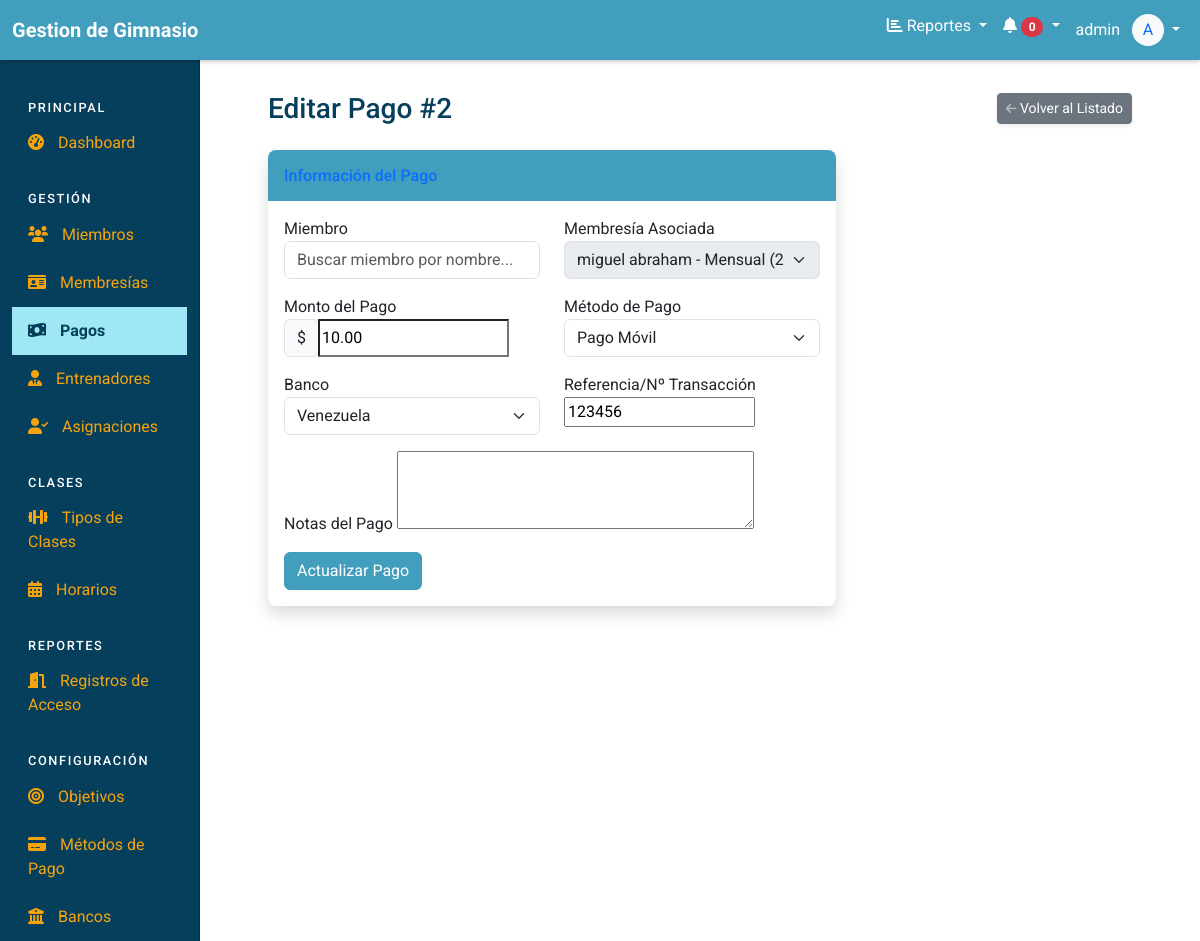
The app's page /pagos/2/editar/ (signed in), older data.
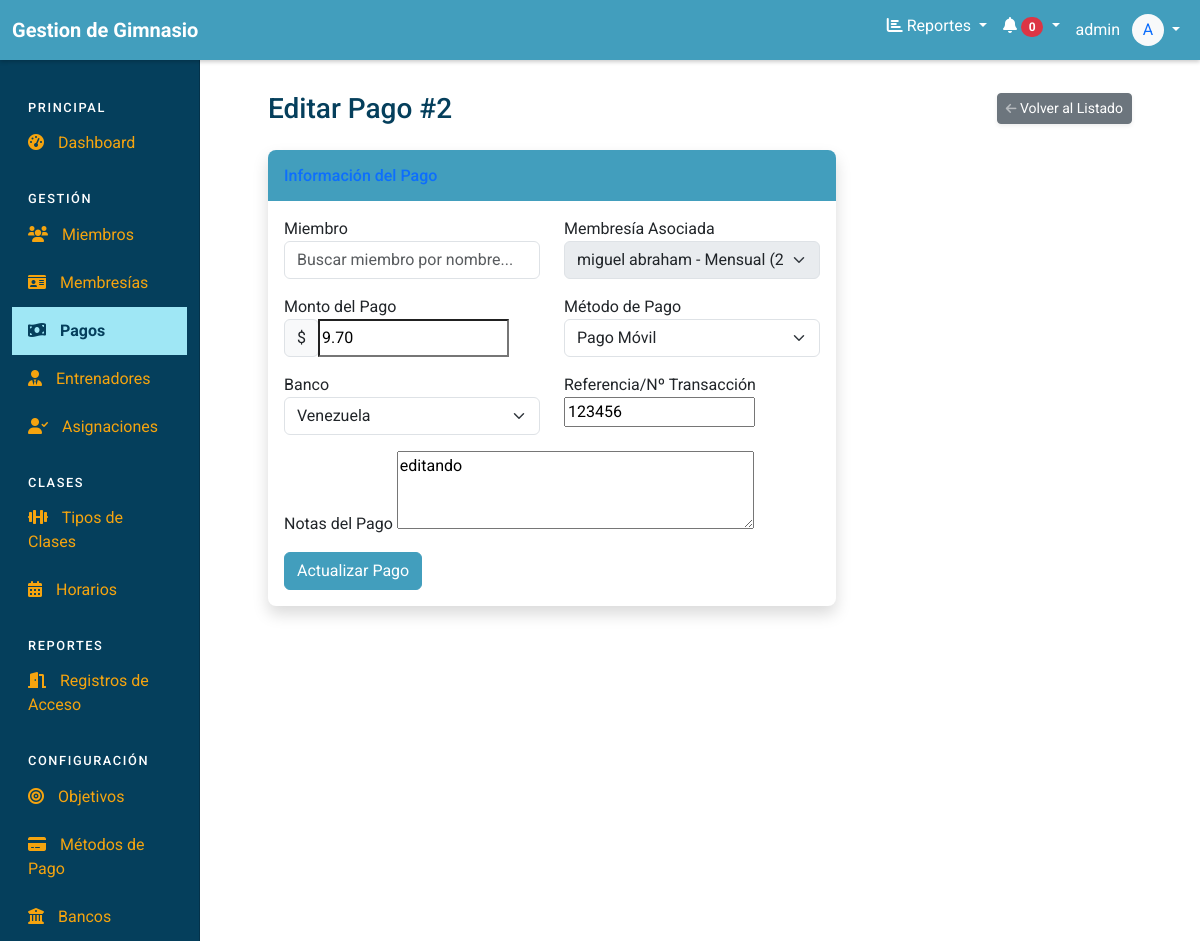
The same page, newer data.
### app_gimnasio/models.py (models this page shows, shortened)
class Pago(models.Model):
    membresia = models.ForeignKey(Membresia, on_delete=models.CASCADE, verbose_name="Membresía Asociada")
    miembro = models.ForeignKey(Miembro, on_delete=models.CASCADE, verbose_name="Miembro que Paga")
    fecha_pago = models.DateTimeField(auto_now_add=True, verbose_name="Fecha y Hora del Pago")
    monto = models.DecimalField(max_digits=10, decimal_places=2, verbose_name="Monto Pagado")
    metodo_pago = models.ForeignKey(MetodoPago, on_delete=models.PROTECT, verbose_name="Método de Pago")
    banco = models.ForeignKey(Banco, on_delete=models.SET_NULL, blank=True, null=True, verbose_name="Banco (Opcional)")
    referencia_pago = models.CharField(max_length=100, blank=True, null=True, verbose_name="Referencia/Nº Transacción")
    registrado_por = models.ForeignKey(User, on_delete=models.SET_NULL, null=True, blank=True, verbose_name="Registrado por Admin")
    notas = models.TextField(blank=True, null=True, verbose_name="Notas del Pago")
    class Meta:
        verbose_name = "Pago"
        verbose_name_plural = "Pagos"

### app_gimnasio/views_pago.py (the view)
# urls.py: path('pagos/<int:pk>/editar/', pago_update, name='pago_update'),
@login_required
def pago_update(request, pk):
    pago = get_object_or_404(Pago, pk=pk)
    if request.method == 'POST':
        form = PagoForm(request.POST, instance=pago)
        if form.is_valid():
            form.save()
            membresia = pago.membresia
            total_pagado = Pago.objects.filter(membresia=membresia).aggregate(total=Sum('monto'))['total'] or 0
            if total_pagado >= membresia.precio_pagado:
                membresia.estado_pago = 'Pagado'
            elif total_pagado > 0:
                membresia.estado_pago = 'Parcial'
            else:
                membresia.estado_pago = 'Pendiente'
            membresia.save()
            messages.success(request, f'Pago actualizado exitosamente.')
            return redirect('app_gimnasio:pago_detail', pk=pago.pk)
    else:
        form = PagoForm(instance=pago)
    context = {
        'form': form,
        'pago': pago
    }
    return render(request, 'app_gimnasio/pago_form.html', context)

### app_gimnasio/models.py (called while the page is built)
    def __str__(self):
        return self.nombre

    def __str__(self):
        return self.nombre

    def __str__(self):
        return self.nombre

    def __str__(self):
        return f"{self.nombre} {self.apellido}"

    def __str__(self):
        return f"{self.miembro} - {self.tipo_membresia} ({self.fecha_inicio} al {self.fecha_vencimiento})"

### app_gimnasio/templates/app_gimnasio/pago_form.html (shortened to what this page needs)
{% extends 'app_gimnasio/base.html' %}
{% load static %}
{% block content %}
<div class="container-fluid">
    <div class="d-sm-flex align-items-center justify-content-between mb-4">
        <h1 class="h3 mb-0 text-gray-800">
            {% if form.instance.pk %}
                Editar Pago #{{ form.instance.pk }}
            {% else %}
                Registrar Nuevo Pago
            {% endif %}
        </h1>
        <a href="{% url 'app_gimnasio:pago_list' %}" class="d-none d-sm-inline-block btn btn-sm btn-secondary shadow-sm">
             Volver al Listado
        </a>
    </div>
    <div class="row">
        <div class="col-lg-8">
            <div class="card shadow mb-4">
                <div class="card-header py-3">
                    <h6 class="m-0 font-weight-bold text-primary">
                        {% if form.instance.pk %}
                            Información del Pago
                        {% else %}
                            Datos del Pago
                        {% endif %}
                    </h6>
                </div>
                <div class="card-body">
                    <form method="post" id="pagoForm">
                        <div class="row">
                            <div class="col-md-6 mb-3 position-relative">
                                <label for="id_miembro_autocomplete">Miembro</label>
                                <input type="text" name="miembro_autocomplete" id="id_miembro_autocomplete" class="form-control" autocomplete="off" placeholder="Buscar miembro por nombre...">
                            </div>
                            <div class="col-md-6 mb-3">
                                <label for="{{ form.membresia.id_for_label }}">{{ form.membresia.label }}</label>
                                {{ form.membresia }}
                            </div>
                        </div>
                        <div class="row">
                            <div class="col-md-6 mb-3">
                                <label for="{{ form.monto.id_for_label }}">{{ form.monto.label }}</label>
                                <div class="input-group">
                                    <div class="input-group-prepend">
                                        <span class="input-group-text">$</span>
                                    </div>
                                    {{ form.monto }}
                                </div>
                            </div>
                            <div class="col-md-6 mb-3">
                                <label for="{{ form.metodo_pago.id_for_label }}">{{ form.metodo_pago.label }}</label>
                                {{ form.metodo_pago }}
                            </div>
                        </div>
                        <div class="row">
                            <div class="col-md-6 mb-3" id="bancoContainer">
                                <label for="{{ form.banco.id_for_label }}">{{ form.banco.label }}</label>
                                {{ form.banco }}
                            </div>
                            <div class="col-md-6 mb-3">
                                <label for="{{ form.referencia_pago.id_for_label }}">{{ form.referencia_pago.label }}</label>
                                {{ form.referencia_pago }}
                            </div>
                        </div>
                        <div class="mb-3">
                            <label for="{{ form.notas.id_for_label }}">{{ form.notas.label }}</label>
                            {{ form.notas }}
                        </div>
                        <div class="text-right">
                            <button type="submit" class="btn btn-primary">
                                {% if form.instance.pk %}
                                    Actualizar Pago
                                {% else %}
                                    Registrar Pago
                                {% endif %}
                            </button>
                        </div>
                    </form>
                </div>
            </div>
        </div>
        <div class="col-lg-4">
        </div>
    </div>
</div>
{% endblock %}

Row changes from the older to the newer data that the page shows:
changed Pago "Pago Móvil": monto "10.00" → "9.70"; notas (not shown) → "editando"
